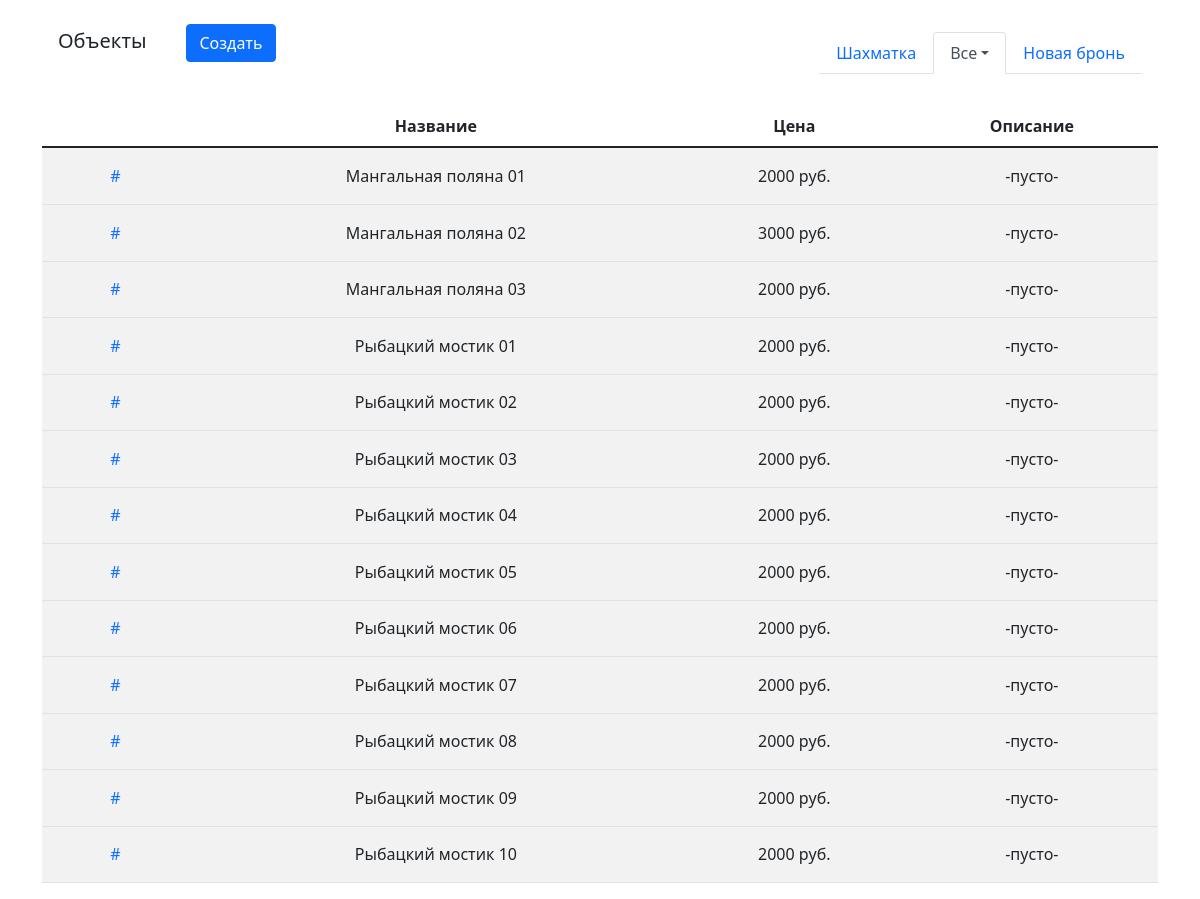
/chess/objects/ (signed in), run on the app's committed database.
### chess_spreadsheet/models.py (models this page shows, shortened)
class Object(models.Model):
    title = models.CharField('Название', max_length=50)
    price = models.IntegerField('Цена')
    description = models.TextField('Описание', blank=True, default='')
    self = models.ForeignKey(
        'self',
        on_delete=models.DO_NOTHING,
        related_name='object',
        null=True,
        blank=True
    )

### chess_spreadsheet/all_views.py (the view)
# urls.py: path('objects/', all_views.objects, name='all_objects'),
@login_required
def objects(request):
    context = {
        'objects': Object.objects.all()
    }
    return render(request, 'chess_spreadsheet/all_objects.html', context)

### core/templatetags/user_filters.py (called while the page is built)
@register.filter()
def rus_money(num):
    if num is not '':
        return f'{num} руб.'
    return

@register.filter()
def description_add(str):
    if str is not '':
        return str + '...'
    return

### templates/chess_spreadsheet/all_objects.html (shortened to what this page needs)
{% extends 'chess_base.html' %}
{% load user_filters %}
{% block header_brand %}
    Объекты
{% endblock %}
{% block header_create %}
    <a class="btn btn-primary" href="{% url 'chess:create_object' %}">Создать</a>
{% endblock%}
{% block content %}
    {% if objects %}
        <table class="table table-striped">
            <thead class="text-center">
                <tr>
                    <th></th>
                    <th scope="col">Название</th>
                    <th scope="col">Цена</th>
                    <th scope="col">Описание</th>
                </tr>
            </thead>
            <tbody class="align-middle text-center">
                {% for object in objects %}
                    <tr>
                        <td>
                            <a class="nav-link" href="{% url 'chess:object_detail' object.pk %}">#</a>
                        </td>
                        <td>{{ object.title }}</td>
                        <td>{{ object.price|rus_money }}</td>
                        <td>{% firstof object.description|truncatechars:15|description_add '-пусто-'%}</td>
                    <tr>
                {% endfor %}
            </tbody>
        </table>
    {% else %}
        <h3 class="lead">Объектов нет</h3>
    {% endif %}
{% endblock %}

### templates/chess_base.html (shortened to what this page needs)
{% load static %}
{% with ver=108 %}
    <!DOCTYPE html>
    <html lang="ru-RU">
        <head>
            <link rel="stylesheet" href="{% static 'css/bootstrap.min.css' %}?ver={{ ver }}">
            <link rel="stylesheet" href="{% static 'css/bootstrap-reboot.min.css' %}?ver={{ ver }}">
        </head>
        <body>
            <div class="container">
                <header class="py-3 mx-3">
                    <nav class="navbar">
                        <div class="justify-content-start row mb-3">
                            <h3 class="navbar-brand col">
                                {% block header_brand %}{% endblock %}
                            </h3>
                            <div class="col">
                                {% block header_create %}{% endblock%}
                            </div>
                        </div>
                        {% with request.resolver_match.view_name as view_name %}
                            <ul class="nav nav-tabs">
                                <li class="nav-item"><a href="/chess/" aria-current="page" class="nav-link ">Шахматка</a></li>
                                <li class="nav-item dropdown">
                                    <a href="{% url 'chess:all_services' %}" class="nav-link dropdown-toggle
                                        {% if view_name in 'chess:all_services chess:all_objects chess:all_clients chess:all_bookings'  %}active{% endif %}"
                                        id="nav-all-dropdown" data-bs-toggle="dropdown" href="#" role="button" data-bs-auto-close="outside" aria-expanded="false">Все</a>
                                </li>
                                <li class="nav-item"><a href="{% url 'chess:create_booking' %}" class="nav-link ">Новая бронь</a></li>
                            </ul>
                        {% endwith %}
                    </nav>
                </header>
                {% block content %}{% endblock %}
            </div>
        </body>
    </html>
{% endwith %}

### templates/chess_base.html (style rules this page uses)
body { -ms-user-select: none; -moz-user-select: none; -khtml-user-select: none; -webkit-user-select: none; }

### data on the page
Object: title "Мангальная поляна 01", price|rus_money "2000 руб.", description "-пусто-"
Object: title "Мангальная поляна 02", price|rus_money "3000 руб.", description "-пусто-"
Object: title "Мангальная поляна 03", price|rus_money "2000 руб.", description "-пусто-"
Object: title "Рыбацкий мостик 01", price|rus_money "2000 руб.", description "-пусто-"
Object: title "Рыбацкий мостик 02", price|rus_money "2000 руб.", description "-пусто-"
Object: title "Рыбацкий мостик 03", price|rus_money "2000 руб.", description "-пусто-"
Object: title "Рыбацкий мостик 04", price|rus_money "2000 руб.", description "-пусто-"
Object: title "Рыбацкий мостик 05", price|rus_money "2000 руб.", description "-пусто-"
Object: title "Рыбацкий мостик 06", price|rus_money "2000 руб.", description "-пусто-"
Object: title "Рыбацкий мостик 07", price|rus_money "2000 руб.", description "-пусто-"
Object: title "Рыбацкий мостик 08", price|rus_money "2000 руб.", description "-пусто-"
Object: title "Рыбацкий мостик 09", price|rus_money "2000 руб.", description "-пусто-"
Object: title "Рыбацкий мостик 10", price|rus_money "2000 руб.", description "-пусто-"
